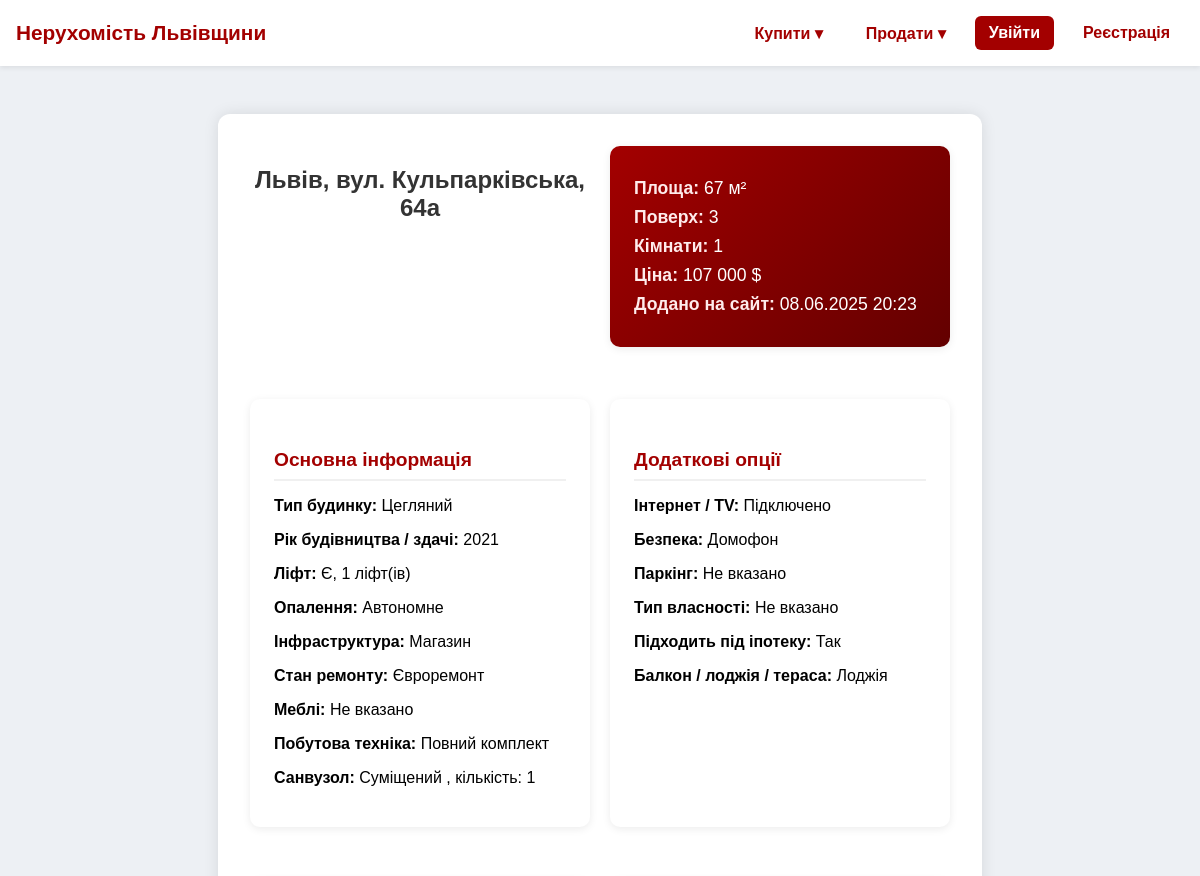
The app's page /property_details.php?id=33 (upper part), older data.
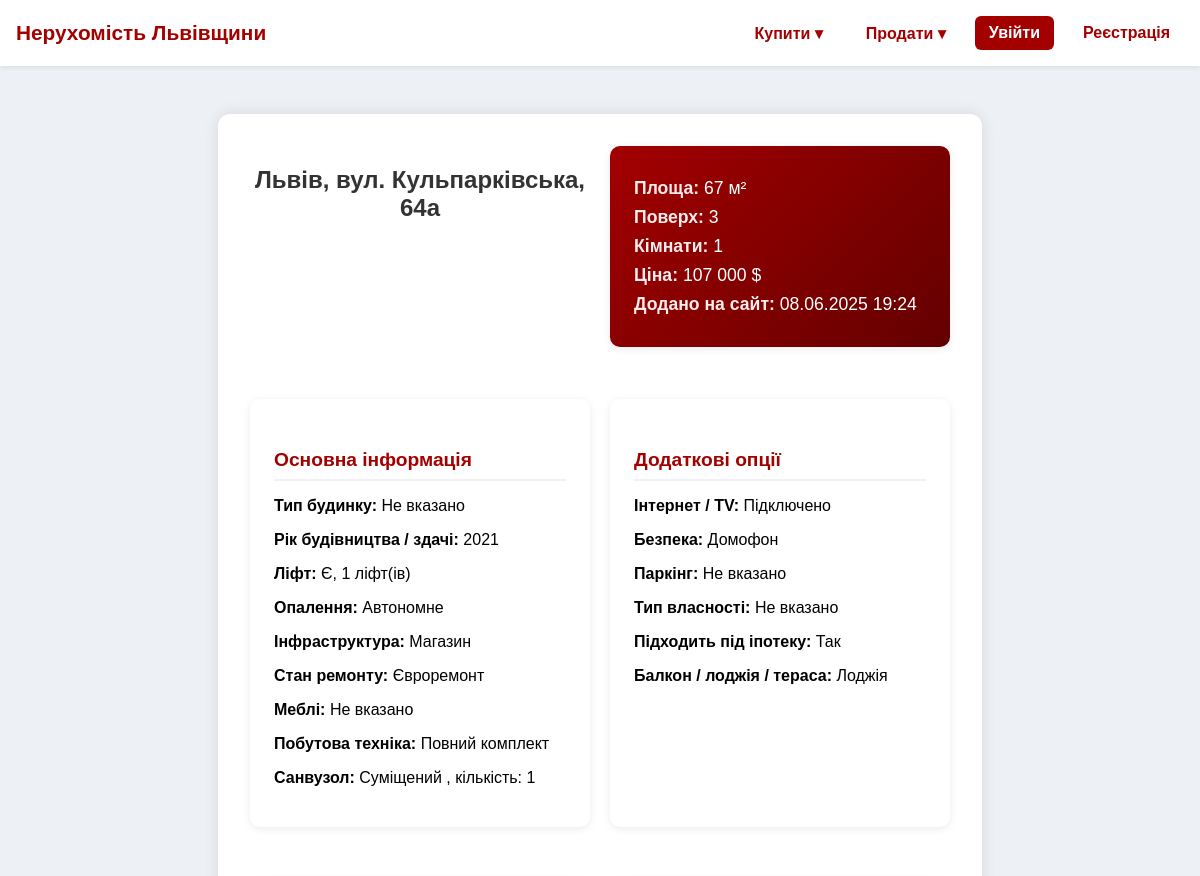
The same page, newer data.
### tables this page shows
CREATE TABLE `flat_details` (
  `detail_id` int(11) NOT NULL,
  `property_id` int(11) NOT NULL,
  `building_type` enum('Цегляний','Панельний','Моноліт','Новобудова') DEFAULT NULL,
  `build_year` year(4) DEFAULT NULL,
  `elevators` tinyint(4) DEFAULT NULL,
  `heating` enum('Центральне','Автономне','Електричне') DEFAULT NULL,
  `infrastructure` text DEFAULT NULL,
  `renovation` enum('Євроремонт','Косметичний','Без ремонту') DEFAULT NULL,
  `furnished` enum('Повністю','Частково','Без меблів') DEFAULT NULL,
  `appliances` text DEFAULT NULL,
  `bathroom` enum('Суміщений','Роздільний') DEFAULT NULL,
  `bathroom_count` tinyint(4) DEFAULT NULL,
  `internet_tv` tinyint(1) DEFAULT NULL,
  `security` text DEFAULT NULL,
  `parking` text DEFAULT NULL,
  `ownership` enum('Приватизована','Договір купівлі-продажу') DEFAULT NULL,
  `mortgage_available` tinyint(1) DEFAULT NULL,
  `balcony` text DEFAULT NULL,
  `description` text DEFAULT NULL
);

CREATE TABLE `properties` (
  `property_id` int(11) NOT NULL,
  `address` varchar(255) NOT NULL,
  `area` int(11) NOT NULL,
  `floor` int(11) NOT NULL,
  `rooms` int(11) NOT NULL,
  `type_id` int(11) NOT NULL,
  `owner_id` int(11) NOT NULL,
  `price` decimal(10,2) NOT NULL,
  `created_at` datetime NOT NULL DEFAULT current_timestamp(),
  `status` enum('pending','approved','rejected') NOT NULL DEFAULT 'pending',
  `is_top` tinyint(1) NOT NULL DEFAULT 0,
  `is_highlighted` tinyint(1) NOT NULL DEFAULT 0,
  `views` int(11) NOT NULL DEFAULT 0
);

### property_details.php (the view, shortened to what this page needs)
<?php
include 'connect_to_db.php';
include 'header.php';
$property_id = isset($_GET['id']) ? (int)$_GET['id'] : 0;
$stmt = $conn->prepare("SELECT * FROM properties WHERE property_id = ?");
$stmt->bind_param("i", $property_id);
$stmt->execute();
$property = $stmt->get_result()->fetch_assoc();
$property_defaults = [
    'property_id' => 0,
    'address' => '',
    'area' => 0,
    'floor' => 0,
    'rooms' => 0,
    'type_id' => 0,
    'owner_id' => 0,
    'price' => 0,
    'building_type' => '',
    'build_year' => 0,
    'heating' => '',
    'infrastructure' => '',
    'renovation' => '',
    'furnished' => '',
    'appliances' => '',
    'bathroom' => '',
    'internet_tv' => '',
    'security' => '',
    'ownership' => '',
    'mortgage_available' => '',
    'description' => '',
    'elevators' => 0,
    'bathroom_count' => 0,
    'parking' => '',
    'balcony' => '',
    'floors' => 0,
    'total_area' => 0,
    'living_area' => 0,
    'land_area' => 0,
    'sewerage' => '',
    'water_supply' => '',
    'garage' => '',
    'outbuildings' => '',
    'bathroom_location' => '',
    'balcony_terrace' => '',
    'purpose' => '',
    'fence' => '',
    'distance_to_city' => 0,
];
$property = array_merge($property_defaults, $property);
$type_id = $property['type_id'];
$details_table = ($type_id == 1) ? 'flat_details' : 'house_details';
$details_stmt = $conn->prepare("SELECT * FROM {$details_table} WHERE property_id = ?");
$details_stmt ? $details_stmt->bind_param("i", $property_id) : null;
$details_stmt->execute();
$details = $details_stmt->get_result()->fetch_assoc();
if ($details) {
    $property = array_merge($property, $details);
}
function safe_output($value, $default = 'Не вказано') {
    return !empty($value) && $value !== null ? htmlspecialchars($value) : $default;
}
function bool_output($value, $true_text = 'Так', $false_text = 'Ні', $default = 'Не вказано') {
    return $value ? $true_text : $false_text;
}
?>
<!DOCTYPE html>
<html lang="uk">
<head>
    <link rel="stylesheet" href="style.css">
</head>
<body>
    <div class="container">
        <h2><?= safe_output($property['address']) ?></h2>
        <div class="section details">
            <p><strong>Площа:</strong> <?= safe_output($property['area']) ?> м²</p>
            <p><strong>Поверх:</strong> <?= safe_output($property['floor']) ?></p>
            <p><strong>Кімнати:</strong> <?= safe_output($property['rooms']) ?></p>
            <p><strong>Ціна:</strong> <?= number_format($property['price'], 0, '.', ' ') ?> $</p>
            <?php if (!empty($property['created_at'])): ?>
                <p><strong>Додано на сайт:</strong> <?= date('d.m.Y H:i', strtotime($property['created_at'])) ?></p>
            <?php endif; ?>
        </div>
        <div class="section">
            <h4>Основна інформація</h4>
            <p><strong>Тип будинку:</strong> <?= safe_output($property['building_type']) ?></p>
            <p><strong>Рік будівництва / здачі:</strong> <?= safe_output($property['build_year']) ?></p>
            <?php if ($type_id == 1): ?>
                <p><strong>Ліфт:</strong>
                    <?php if ($property['elevators'] > 0): ?>
                        Є, <?= (int)$property['elevators'] ?> ліфт(ів)
                    <?php else: ?>
                        Не вказано
                    <?php endif; ?>
                </p>
            <?php endif; ?>
            <p><strong>Опалення:</strong> <?= safe_output($property['heating']) ?></p>
            <p><strong>Інфраструктура:</strong> <?= safe_output($property['infrastructure']) ?></p>
            <p><strong>Стан ремонту:</strong> <?= safe_output($property['renovation']) ?></p>
            <p><strong>Меблі:</strong> <?= safe_output($property['furnished']) ?></p>
            <p><strong>Побутова техніка:</strong> <?= safe_output($property['appliances']) ?></p>
            <p><strong>Санвузол:</strong>
                <?= safe_output($property['bathroom']) ?>
                <?php if ($type_id == 1 && $property['bathroom_count'] > 0): ?>
                    , кількість: <?= (int)$property['bathroom_count'] ?>
                <?php endif; ?>
            </p>
        </div>
        <div class="section">
            <h4>Додаткові опції</h4>
            <p><strong>Інтернет / TV:</strong> <?= bool_output($property['internet_tv'], 'Підключено', 'Не підключено') ?></p>
            <p><strong>Безпека:</strong> <?= safe_output($property['security']) ?></p>
            <?php if ($type_id == 1): ?>
                <p><strong>Паркінг:</strong> <?= safe_output($property['parking']) ?></p>
            <?php endif; ?>
            <p><strong>Тип власності:</strong> <?= safe_output($property['ownership']) ?></p>
            <p><strong>Підходить під іпотеку:</strong> <?= bool_output($property['mortgage_available'], 'Так', 'Ні') ?></p>
            <p><strong>Балкон / лоджія / тераса:</strong>
                <?= $type_id == 1 ? safe_output($property['balcony']) : safe_output($property['balcony_terrace']) ?>
            </p>
        </div>
    </div>
</body>
</html>

Row changes from the older to the newer data that the page shows:
changed flat_details "Не вказано": building_type "Цегляний" → "Не вказано"
Text that changed along with them:
date('d.m.Y H:i', strtotime($property['created_at'])): "08.06.2025 20:23" → "08.06.2025 19:24"
